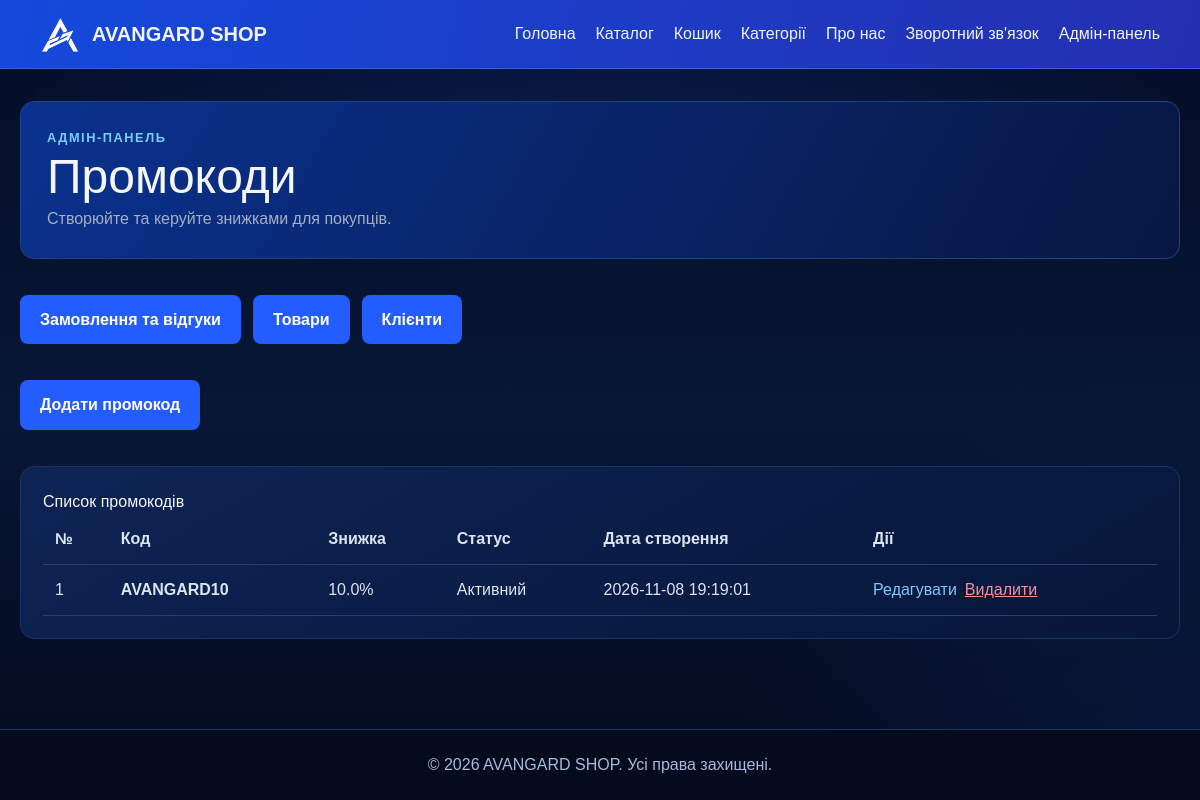
/admin/promos, run on the app's committed database.
### tables this page shows
CREATE TABLE promo_codes (
    id               INTEGER PRIMARY KEY AUTOINCREMENT,
    code             TEXT NOT NULL UNIQUE,
    discount_percent REAL NOT NULL CHECK (discount_percent > 0 AND discount_percent <= 100),
    is_active        INTEGER NOT NULL DEFAULT 1 CHECK (is_active IN (0, 1)),
    created_at       TEXT NOT NULL
);

### routes/admin.py (the view)
@admin_bp.route('/promos')
def promos():
    return render_template(
        'admin_promos.html',
        promo_codes=models.get_promo_codes(),
    )

### app.py (called while the page is built)
@app.context_processor
def inject_globals():
    return {
        'current_year': datetime.now().year,
        'cart_count': sum(session.get('cart', {}).values()),
    }

### models.py (called while the page is built)
def get_db():
    if 'db' not in g:
        g.db = sqlite3.connect(current_app.config['DATABASE'])
        g.db.row_factory = sqlite3.Row
        g.db.execute('PRAGMA foreign_keys = ON')
    return g.db

def get_promo_codes():
    return get_db().execute('SELECT * FROM promo_codes ORDER BY id DESC').fetchall()

### templates/admin_promos.html (shortened to what this page needs)
{% extends "base.html" %}
{% block content %}
<section class="page-intro">
    <p class="eyebrow">АДМІН-ПАНЕЛЬ</p>
    <h1>Промокоди</h1>
    <p>Створюйте та керуйте знижками для покупців.</p>
</section>
<nav class="mt-6 flex flex-wrap gap-3" aria-label="Розділи адмін-панелі">
    <a href="{{ url_for('admin.admin') }}" class="button">Замовлення та відгуки</a>
    <a href="{{ url_for('admin.products') }}" class="button">Товари</a>
    <a href="{{ url_for('admin.clients') }}" class="button">Клієнти</a>
</nav>
<div class="mt-6">
    <a href="{{ url_for('admin.new_promo') }}" class="button">Додати промокод</a>
</div>
<section class="catalog-section">
    <h2>Список промокодів</h2>
    {% if promo_codes %}
    <div class="overflow-x-auto">
        <table class="w-full border-collapse">
            <thead>
                <tr class="border-b border-gray-300 text-left">
                    <th class="p-3">№</th>
                    <th class="p-3">Код</th>
                    <th class="p-3">Знижка</th>
                    <th class="p-3">Статус</th>
                    <th class="p-3">Дата створення</th>
                    <th class="p-3">Дії</th>
                </tr>
            </thead>
            <tbody>
                {% for promo in promo_codes %}
                <tr class="border-b border-gray-200">
                    <td class="p-3">{{ promo['id'] }}</td>
                    <td class="p-3 font-semibold">{{ promo['code'] }}</td>
                    <td class="p-3">{{ promo['discount_percent'] }}%</td>
                    <td class="p-3">
                        {% if promo['is_active'] %}Активний{% else %}Неактивний{% endif %}
                    </td>
                    <td class="p-3">{{ promo['created_at'] }}</td>
                    <td class="p-3">
                        <div class="flex flex-wrap gap-2">
                            <a href="{{ url_for('admin.edit_promo', promo_id=promo['id']) }}">
                                Редагувати
                            </a>
                            <form
                                action="{{ url_for('admin.delete_promo', promo_id=promo['id']) }}"
                                method="post"
                            >
                                <button type="submit" class="text-red-700 underline">
                                    Видалити
                                </button>
                            </form>
                        </div>
                    </td>
                </tr>
                {% endfor %}
            </tbody>
        </table>
    </div>
    {% else %}
    <p>Промокодів поки немає. Додайте перший промокод.</p>
    {% endif %}
</section>
{% endblock %}

### templates/base.html (shortened to what this page needs)
<!DOCTYPE html>
<html lang="uk">
<head>
    <link rel="stylesheet" href="{{ url_for('static', filename='css/style.css') }}">
    <script src="https://cdn.jsdelivr.net/npm/@tailwindcss/browser@4"></script>
</head>
<body class="theme-dark">
    <nav class="site-nav">
        <div class="nav-inner">
            <a
                href="{{ url_for('home') }}"
                class="flex items-center gap-3 text-xl font-bold text-white transition-transform duration-300 hover:scale-105"
            >
                <img
                    src="{{ url_for('static', filename='css/avangard-logo.png') }}"
                    alt="Емблема AVANGARD SHOP"
                    class="h-10 w-10 object-contain"
                >
                <span>AVANGARD SHOP</span>
            </a>
            <div class="desktop-nav hidden md:flex">
                <a href="{{ url_for('home') }}"
                   class="transition-colors duration-300 hover:underline">
                    Головна
                </a>
                <a href="{{ url_for('shop.catalog') }}"
                   class="transition-colors duration-300 hover:underline">
                    Каталог
                </a>
                <a href="{{ url_for('shop.cart') }}"
                   class="transition-colors duration-300 hover:underline">
                    Кошик{% if cart_count %} <span class="cart-count">{{ cart_count }}</span>{% endif %}
                </a>
                <a href="{{ url_for('categories') }}"
                   class="text-white hover:text-white transition-colors duration-300 hover:underline">
                    Категорії
                </a>
                <a href="{{ url_for('about') }}"
                   class="text-white hover:text-white transition-colors duration-300 hover:underline">
                    Про нас
                </a>
                <a href="{{ url_for('feedback.contacts') }}"
                   class="transition-colors duration-300 hover:underline">
                    Зворотний зв'язок
                </a>
                <a href="{{ url_for('admin.admin') }}"
                   class="transition-colors duration-300 hover:underline">
                    Адмін-панель
                </a>
            </div>
        </div>
    </nav>
    <main class="site-main">
        {% block content %}{% endblock %}
    </main>
    <footer class="site-footer">
        <p>© {{ current_year }} AVANGARD SHOP. Усі права захищені.</p>
    </footer>
</body>
</html>

### static/css/style.css (style rules this page uses)
:root { font-family: Arial, sans-serif; color: #172033; background: #f3f6fb; font-synthesis: none; line-height: 1.6; }
* { box-sizing: border-box; }
body { margin: 0; min-width: 320px; min-height: 100vh; display: flex; flex-direction: column; }
a { color: #1769c2; }
.site-nav { padding: 14px 24px; color: #fff; background: linear-gradient(105deg, #2563eb, #4f2bd3); box-shadow: 0 3px 12px rgb(23 32 51 / 16%); }
.nav-inner { display: flex; align-items: center; justify-content: space-between; gap: 24px; width: min(1120px, 100%); margin: 0 auto; }
.site-nav a, .site-nav a:hover, .site-nav a:visited { color: #fff; text-decoration: none; }
.desktop-nav { align-items: center; gap: 20px; flex-wrap: wrap; justify-content: flex-end; }
.site-main { flex: 1; width: min(1120px, calc(100% - 40px)); margin: 32px auto; padding: 28px; background: #fff; border: 1px solid #e3e8f0; border-radius: 12px; box-shadow: 0 4px 14px rgb(23 32 51 / 10%); }
.eyebrow { color: #5ba6f5; font-size: 0.8rem; font-weight: 800; letter-spacing: 0.12em; text-transform: uppercase; }
.button { display: inline-block; margin-top: 12px; padding: 12px 20px; color: #fff; background: #2155ed; border-radius: 8px; font-weight: 700; text-decoration: none; }
.highlights, .catalog-section, .about-content, .contact-grid, .category-grid { margin-top: 36px; }
.page-intro { padding: 28px 0 8px; }
.page-intro h1 { margin: 0; font-size: clamp(2rem, 5vw, 3rem); line-height: 1.2; }
.site-footer { margin-top: auto; padding: 22px 20px; color: #fff; background: #1e293b; text-align: center; }
.site-footer p { margin: 0; }
:root { color-scheme: dark; color: #eef2fa; background: #050d25; }
body.theme-dark { color: #eef2fa; background: radial-gradient(ellipse 58rem 30rem at 50% -8%, rgb(24 83 220 / 24%), transparent 72%), radial-gradient(ellipse 40rem 36rem at 100% 100%, rgb(27 73 190 / 17%), transparent 74%), linear-gradient(180deg, #050d25 0%, #071735 52%, #040a1c 100%); background-attachment: fixed; }
body.theme-dark a { color: #77caff; }
body.theme-dark .site-main { width: min(1200px, calc(100% - 40px)); padding: 0; border: 0; background: transparent; box-shadow: none; }
body.theme-dark .site-nav { background: linear-gradient(105deg, #1549dc, #242faf); border-bottom: 1px solid #3264df; box-shadow: 0 5px 22px rgb(0 15 62 / 42%); }
body.theme-dark .site-nav a, body.theme-dark .site-nav a:visited { color: #f2f5fc; }
body.theme-dark .site-footer { border-top: 1px solid #173368; color: #a5badb; background: #040b1d; }
body.theme-dark .page-intro { margin-bottom: 24px; padding: 26px; border: 1px solid #1e4388; border-radius: 14px; color: #eef2fa; background: linear-gradient(120deg, #0a328f, #081742); }
body.theme-dark .page-intro h1, body.theme-dark h2, body.theme-dark h3 { color: #f4f6fb; }
body.theme-dark .page-intro > p:not(.eyebrow), body.theme-dark .note { color: #a5afc2; }
body.theme-dark .eyebrow, body.theme-dark .product-type { color: #78cfff; }
body.theme-dark .highlight-list article, body.theme-dark .product-card, body.theme-dark .category-card, body.theme-dark .contact-card, body.theme-dark .about-content, body.theme-dark .catalog-section { color: #dce8fc; background: linear-gradient(150deg, #0e2455, #071639); border: 1px solid #193467; }
body.theme-dark .catalog-section { padding: 22px; border-radius: 14px; }
body.theme-dark .button { color: #fff; background: #245dff; }
body.theme-dark table { color: #dce4f2; }
body.theme-dark td, body.theme-dark th, body.theme-dark .border-gray-200, body.theme-dark .border-gray-300 { border-color: #29416c; }
body.theme-dark .text-red-700 { color: #ff8b9b; }

### data on the page
promo_codes: id "1", code "AVANGARD10", discount_percent "10.0", is_active "Активний", created_at "2026-11-08 19:19:01"
